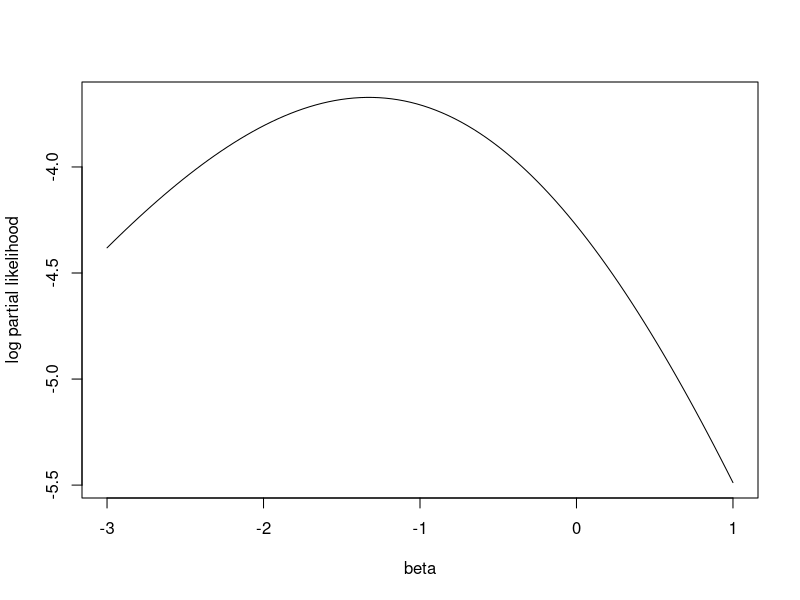

This chart was generated by the following R code:
## ---- chunk 1
library(survival)
tt = c(6, 7, 10, 15, 19, 25)
delta = c(1, 0, 1, 1, 0, 1)
trt = c(0, 0, 1, 0, 1, 1)  ## group 0 or 1
summary(survfit(Surv(tt,delta)~1))
## ---- chunk 2
plsimple = function(beta){
    psi = exp(beta)
    l = beta-log(3*psi+3)-log(3*psi+1)-log(2*psi+1)
    return(l)
}

## fnscale=1 means the optim will find the maximum
result = optim(par=0, fn=plsimple, method="L-BFGS-B", control=list(fnscale=-1), lower=-3, upper=1)

result$par

betas = seq(-3,1,length.out=100)
plot(betas, plsimple(betas), type="l", xlab="beta", ylab="log partial likelihood")
